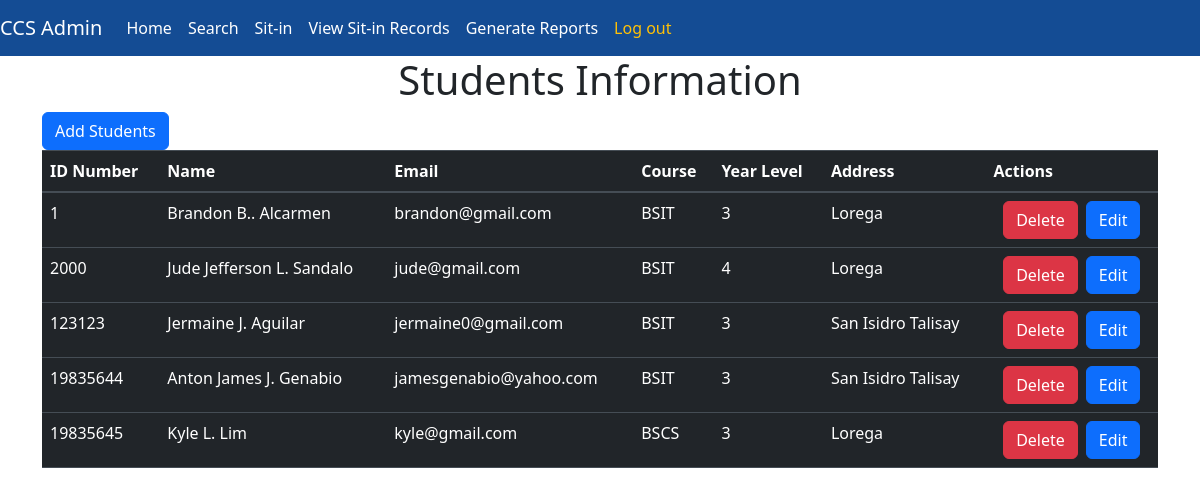
The app's page /static/Admin.php (signed in) with its own data.
### tables this page shows
CREATE TABLE `students` (
  `id_number` int(11) NOT NULL,
  `lastName` varchar(50) NOT NULL,
  `firstName` varchar(50) NOT NULL,
  `middleName` varchar(50) NOT NULL,
  `yearLevel` int(11) NOT NULL,
  `password` varchar(50) NOT NULL,
  `course` varchar(20) NOT NULL,
  `email` varchar(50) NOT NULL,
  `address` varchar(50) NOT NULL,
  `status` varchar(10) NOT NULL
);

### static/Admin.php (the view, shortened to what this page needs)
<!DOCTYPE html>
<html lang="en">
<head>
    <link rel="stylesheet" href="https://cdn.jsdelivr.net/npm/bootstrap@4.3.1/dist/css/bootstrap.min.css">
    <link rel="stylesheet" href="https://cdnjs.cloudflare.com/ajax/libs/twitter-bootstrap/5.3.0/css/bootstrap.min.css">
    <link rel="stylesheet" href="https://cdn.datatables.net/2.0.2/css/dataTables.bootstrap5.css">
</head>
<body>
<nav class="navbar navbar-expand-lg navbar-light " style="background-color: #144c94">
  <a class="navbar-brand text-white" href="#">CCS Admin</a>
  <div class="collapse navbar-collapse" id="navbarNav">
    <ul class="navbar-nav">
      <li class="nav-item active">
        <a class="nav-link text-white"  href="Admin.php">Home</a>
      </li>
      <li class="nav-item">
        <a type="button" class="nav-link text-white" data-toggle="modal" data-target="#exampleModal">Search</a>
      </li>
      <li class="nav-item">
        <a class="nav-link text-white" href="Records.php"> Sit-in</a>
      </li>
      <li class="nav-item">
        <a class="nav-link text-white" href="ViewRecords.php">View Sit-in Records</a>
      </li>
      <li class="nav-item">
        <a class="nav-link  text-white" href="Report.php">Generate Reports</a>
      </li>
      <li class="nav-item">
        <a class="btn nav-link text-warning"  href="Login.php">Log out</a>
      </li>
    </ul>
  </div>
</nav>
<h1 class="text-center">Students Information</h1>
<div class="container ">
  <a class="btn btn-primary " href="Add.php">Add Students</a>
</div>
  <?php
    $con = mysqli_connect('localhost', 'root', '', 'ccs_system');
		$sqlTable = "SELECT * FROM students WHERE `status` = 'TRUE'";
		$result = mysqli_query($con, $sqlTable);
    if(mysqli_num_rows($result) > 0)
        {
          $listPerson = [];
          while($row = mysqli_fetch_array($result)) {
              $listPerson[] = $row;
          }
        }
  ?>
  <div class="container">
<table id="example" class="table table-dark display compact " style="width:100%">
    <thead>
        <tr>
            <th>ID Number</th>
            <th>Name</th>
            <th>Email</th>
            <th>Course</th>
            <th>Year Level</th>
            <th>Address</th>
            <th>Actions</th>
        </tr>
    </thead>
    <tbody>
        <?php foreach ($listPerson as $person): ?>
            <tr>
                <td><?php echo $person['id_number']; ?></td>
                <td><?php echo $person['firstName']." ".$person['middleName'].". ".$person['lastName']; ?></td>
                <td><?php echo $person['email']; ?></td>
                <td><?php echo $person['course']; ?></td>
                <td><?php echo $person['yearLevel']; ?></td>
                <td><?php echo $person['address']; ?></td>
                <td class="align-middle">
    <form action="Admin.php" method="POST" class="d-flex justify-content-center align-items-center">
        <button type="submit" name="delete" class="btn btn-danger mr-2">Delete</button>
        <button type="submit" name="edit" class="btn btn-primary">Edit</button>
    </form>
</td>
            </tr>
        <?php endforeach; ?>
    </tbody>
</table>
  </div>
</body>
</html>

### records on screen
students: id_number "1", firstName "Brandon", middleName "B.", lastName "Alcarmen", email "brandon@gmail.com", course "BSIT", yearLevel "3", address "Lorega"
students: id_number "2000", firstName "Jude Jefferson", middleName "L", lastName "Sandalo", email "jude@gmail.com", course "BSIT", yearLevel "4", address "Lorega"
students: id_number "123123", firstName "Jermaine", middleName "J", lastName "Aguilar", email "jermaine0@gmail.com", course "BSIT", yearLevel "3", address "San Isidro Talisay"
students: id_number "19835644", firstName "Anton James", middleName "J", lastName "Genabio", email "jamesgenabio@yahoo.com", course "BSIT", yearLevel "3", address "San Isidro Talisay"
students: id_number "19835645", firstName "Kyle", middleName "L", lastName "Lim", email "kyle@gmail.com", course "BSCS", yearLevel "3", address "Lorega"
